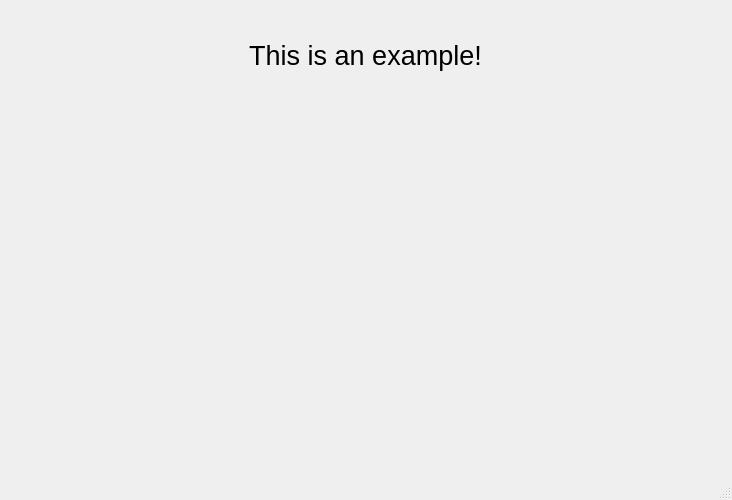
<?xml version="1.0" encoding="UTF-8"?>
<ui version="4.0">
 <class>MainWindow</class>
 <widget class="QMainWindow" name="MainWindow">
  <property name="geometry">
   <rect>
    <x>0</x>
    <y>0</y>
    <width>732</width>
    <height>500</height>
   </rect>
  </property>
  <property name="windowTitle">
   <string>MainWindow</string>
  </property>
  <widget class="QWidget" name="centralwidget">
   <widget class="QLabel" name="label">
    <property name="geometry">
     <rect>
      <x>0</x>
      <y>20</y>
      <width>731</width>
      <height>71</height>
     </rect>
    </property>
    <property name="font">
     <font>
      <pointsize>20</pointsize>
     </font>
    </property>
    <property name="layoutDirection">
     <enum>Qt::LeftToRight</enum>
    </property>
    <property name="text">
     <string>This is an example!</string>
    </property>
    <property name="alignment">
     <set>Qt::AlignCenter</set>
    </property>
   </widget>
  </widget>
  <widget class="QMenuBar" name="menubar">
   <property name="geometry">
    <rect>
     <x>0</x>
     <y>0</y>
     <width>732</width>
     <height>30</height>
    </rect>
   </property>
  </widget>
  <widget class="QStatusBar" name="statusbar"/>
 </widget>
 <resources/>
 <connections/>
</ui>
